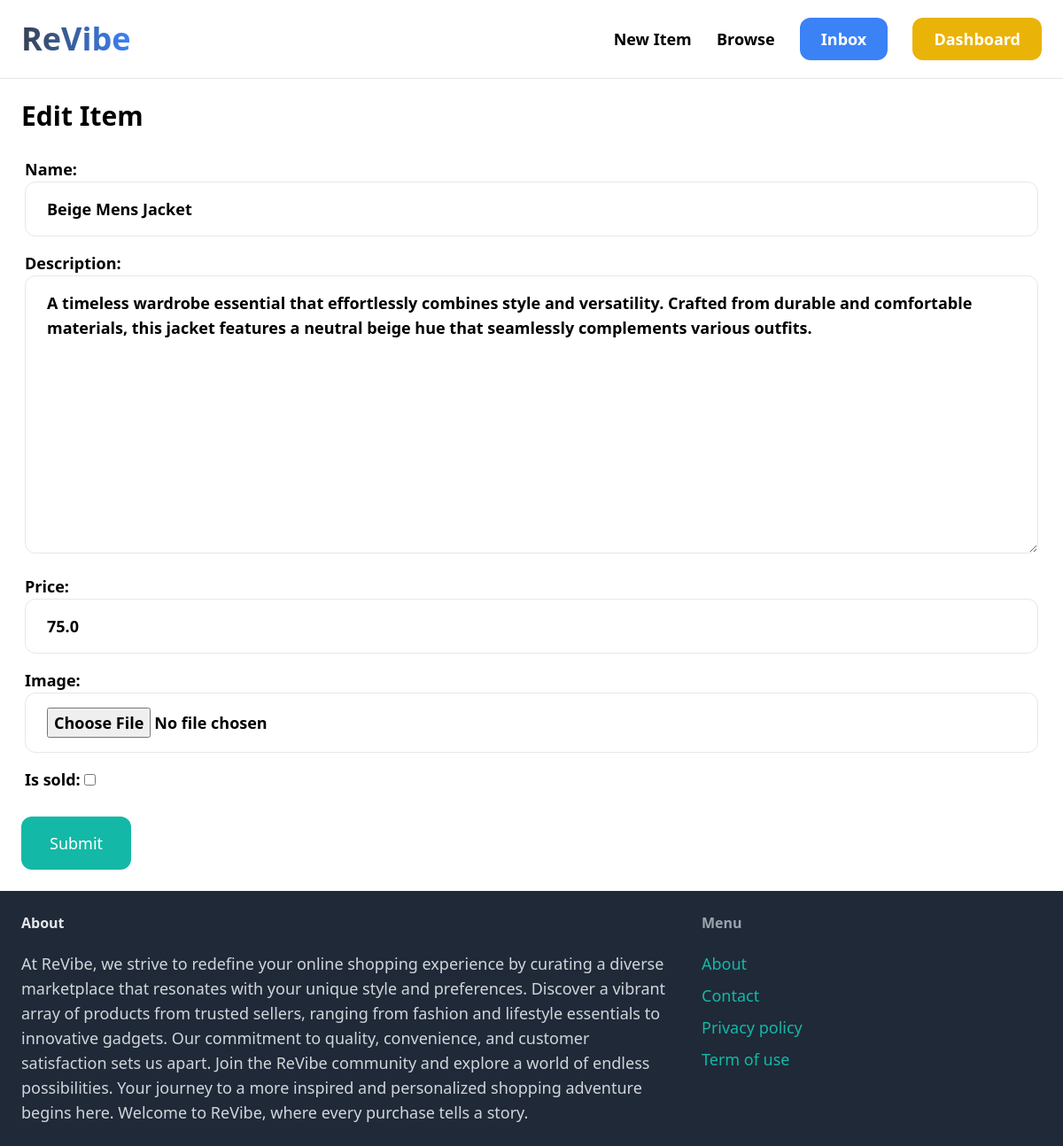
The page /items/1/edit/ (signed in) on the database its author committed.
### item/models.py (models this page shows, shortened)
class Item(models.Model):
    name = models.CharField(max_length=255)
    description = models.TextField(blank=True,null=True)
    price = models.FloatField()
    is_sold = models.BooleanField(default=False)
    created_by = models.ForeignKey(User, related_name='items', on_delete=models.CASCADE)
    category = models.ForeignKey(Category, related_name='items', on_delete=models.CASCADE)
    image = models.ImageField(upload_to='item_images', blank=True,null=True)
    created_at = models.DateTimeField(auto_now_add=True)

### item/views.py (the view)
# urls.py: path('<int:pk>/edit/', views.edit, name='edit'),
@login_required
def edit(request, pk):
    item = get_object_or_404(Item, pk=pk, created_by=request.user)
    if request.method == 'POST':
        form = EditItemForm(request.POST, request.FILES, instance=item)
        if form.is_valid():
            form.save()
            return redirect('item:detail', pk=item.id)
    else:
        form = EditItemForm(instance=item)
    return render(request, 'item/form.html', {
        'form': form,
        'title': 'Edit Item',
    })

### item/forms.py
class EditItemForm(forms.ModelForm):
    class Meta:
        model = Item
        fields = ('name', 'description', 'price', 'image', 'is_sold')
        widgets = {
            'name': forms.TextInput(attrs={
                'class': INPUT_CLASSES
            }),
            'description': forms.Textarea(attrs={
                'class': INPUT_CLASSES
            }),
            'price': forms.TextInput(attrs={
                'class': INPUT_CLASSES
            }),
            'image': forms.FileInput(attrs={
                'class': INPUT_CLASSES
            })
        }

### item/templates/item/form.html (shortened to what this page needs)
{% extends 'core/base.html' %}
{% block content %}
<h1 class="mb-6 text-3xl font-semibold">{{ title }}</h1>
<form method="post" action="." enctype="multipart/form-data">
    <div class=" py-1 px-1 space-y-4 font-semibold text-lg">
        {{ form.as_p }}
    </div>
    <button class="mt-6 py-4 px-8 text-lg bg-teal-500 hover:bg-teal-700 rounded-xl text-white">Submit</button>
</form>
{% endblock %}

### rows shown on the page
Item: name "Beige Mens Jacket", description "A timeless wardrobe essential that effortlessly combines style and versatility. Crafted from durable and comfortable materials, this jacket features a neutral beige hue that seamlessly complements various outfits.", price "75.0"

### other values the page prints
{{ title }} "Edit Item"
